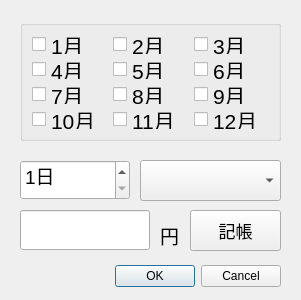
<?xml version="1.0" encoding="UTF-8"?>
<ui version="4.0">
 <class>BulkInsertionDialog</class>
 <widget class="QDialog" name="BulkInsertionDialog">
  <property name="geometry">
   <rect>
    <x>0</x>
    <y>0</y>
    <width>301</width>
    <height>300</height>
   </rect>
  </property>
  <property name="minimumSize">
   <size>
    <width>0</width>
    <height>0</height>
   </size>
  </property>
  <property name="maximumSize">
   <size>
    <width>400</width>
    <height>300</height>
   </size>
  </property>
  <property name="windowTitle">
   <string>月を指定して一括登録</string>
  </property>
  <widget class="QDialogButtonBox" name="buttonBox">
   <property name="geometry">
    <rect>
     <x>20</x>
     <y>260</y>
     <width>261</width>
     <height>32</height>
    </rect>
   </property>
   <property name="orientation">
    <enum>Qt::Horizontal</enum>
   </property>
   <property name="standardButtons">
    <set>QDialogButtonBox::Cancel|QDialogButtonBox::Ok</set>
   </property>
  </widget>
  <widget class="QGroupBox" name="grpBx_monthSelector">
   <property name="geometry">
    <rect>
     <x>20</x>
     <y>20</y>
     <width>261</width>
     <height>121</height>
    </rect>
   </property>
   <property name="font">
    <font>
     <pointsize>16</pointsize>
    </font>
   </property>
   <property name="checkable">
    <bool>false</bool>
   </property>
   <property name="checked">
    <bool>false</bool>
   </property>
   <layout class="QGridLayout" name="gridLayout">
    <item row="0" column="1">
     <widget class="QCheckBox" name="checkBox_month2">
      <property name="font">
       <font>
        <pointsize>16</pointsize>
       </font>
      </property>
      <property name="text">
       <string>2月</string>
      </property>
     </widget>
    </item>
    <item row="1" column="0">
     <widget class="QCheckBox" name="checkBox_month4">
      <property name="font">
       <font>
        <pointsize>16</pointsize>
       </font>
      </property>
      <property name="text">
       <string>4月</string>
      </property>
     </widget>
    </item>
    <item row="1" column="1">
     <widget class="QCheckBox" name="checkBox_month5">
      <property name="font">
       <font>
        <pointsize>16</pointsize>
       </font>
      </property>
      <property name="text">
       <string>5月</string>
      </property>
     </widget>
    </item>
    <item row="0" column="2">
     <widget class="QCheckBox" name="checkBox_month3">
      <property name="font">
       <font>
        <pointsize>16</pointsize>
       </font>
      </property>
      <property name="text">
       <string>3月</string>
      </property>
     </widget>
    </item>
    <item row="2" column="0">
     <widget class="QCheckBox" name="checkBox_month7">
      <property name="font">
       <font>
        <pointsize>16</pointsize>
       </font>
      </property>
      <property name="text">
       <string>7月</string>
      </property>
     </widget>
    </item>
    <item row="1" column="2">
     <widget class="QCheckBox" name="checkBox_month6">
      <property name="font">
       <font>
        <pointsize>16</pointsize>
       </font>
      </property>
      <property name="text">
       <string>6月</string>
      </property>
     </widget>
    </item>
    <item row="2" column="1">
     <widget class="QCheckBox" name="checkBox_month8">
      <property name="font">
       <font>
        <pointsize>16</pointsize>
       </font>
      </property>
      <property name="text">
       <string>8月</string>
      </property>
     </widget>
    </item>
    <item row="2" column="2">
     <widget class="QCheckBox" name="checkBox_month9">
      <property name="font">
       <font>
        <pointsize>16</pointsize>
       </font>
      </property>
      <property name="text">
       <string>9月</string>
      </property>
     </widget>
    </item>
    <item row="0" column="0">
     <widget class="QCheckBox" name="checkBox_month1">
      <property name="font">
       <font>
        <pointsize>16</pointsize>
       </font>
      </property>
      <property name="text">
       <string>1月</string>
      </property>
     </widget>
    </item>
    <item row="3" column="0">
     <widget class="QCheckBox" name="checkBox_month10">
      <property name="font">
       <font>
        <pointsize>16</pointsize>
       </font>
      </property>
      <property name="text">
       <string>10月</string>
      </property>
     </widget>
    </item>
    <item row="3" column="1">
     <widget class="QCheckBox" name="checkBox_month11">
      <property name="font">
       <font>
        <pointsize>16</pointsize>
       </font>
      </property>
      <property name="text">
       <string>11月</string>
      </property>
     </widget>
    </item>
    <item row="3" column="2">
     <widget class="QCheckBox" name="checkBox_month12">
      <property name="font">
       <font>
        <pointsize>16</pointsize>
       </font>
      </property>
      <property name="text">
       <string>12月</string>
      </property>
     </widget>
    </item>
   </layout>
  </widget>
  <widget class="QDateEdit" name="dateEdit_dayInputSelector">
   <property name="geometry">
    <rect>
     <x>20</x>
     <y>160</y>
     <width>110</width>
     <height>40</height>
    </rect>
   </property>
   <property name="font">
    <font>
     <pointsize>14</pointsize>
    </font>
   </property>
   <property name="displayFormat">
    <string>d日</string>
   </property>
  </widget>
  <widget class="QLineEdit" name="lineEdit_amountEntryField">
   <property name="geometry">
    <rect>
     <x>20</x>
     <y>210</y>
     <width>130</width>
     <height>40</height>
    </rect>
   </property>
   <property name="font">
    <font>
     <pointsize>16</pointsize>
     <weight>50</weight>
     <bold>false</bold>
    </font>
   </property>
  </widget>
  <widget class="QLabel" name="_label_yen">
   <property name="geometry">
    <rect>
     <x>160</x>
     <y>220</y>
     <width>21</width>
     <height>31</height>
    </rect>
   </property>
   <property name="font">
    <font>
     <pointsize>14</pointsize>
    </font>
   </property>
   <property name="text">
    <string>円</string>
   </property>
  </widget>
  <widget class="QPushButton" name="pshBtn_registrationAction">
   <property name="geometry">
    <rect>
     <x>190</x>
     <y>210</y>
     <width>91</width>
     <height>41</height>
    </rect>
   </property>
   <property name="font">
    <font>
     <pointsize>13</pointsize>
    </font>
   </property>
   <property name="text">
    <string>記帳</string>
   </property>
  </widget>
  <widget class="QComboBox" name="cmbBx_accountSelector">
   <property name="geometry">
    <rect>
     <x>140</x>
     <y>160</y>
     <width>141</width>
     <height>41</height>
    </rect>
   </property>
   <property name="font">
    <font>
     <pointsize>14</pointsize>
    </font>
   </property>
  </widget>
 </widget>
 <resources/>
 <connections>
  <connection>
   <sender>buttonBox</sender>
   <signal>accepted()</signal>
   <receiver>BulkInsertionDialog</receiver>
   <slot>accept()</slot>
   <hints>
    <hint type="sourcelabel">
     <x>248</x>
     <y>254</y>
    </hint>
    <hint type="destinationlabel">
     <x>157</x>
     <y>274</y>
    </hint>
   </hints>
  </connection>
  <connection>
   <sender>buttonBox</sender>
   <signal>rejected()</signal>
   <receiver>BulkInsertionDialog</receiver>
   <slot>reject()</slot>
   <hints>
    <hint type="sourcelabel">
     <x>316</x>
     <y>260</y>
    </hint>
    <hint type="destinationlabel">
     <x>286</x>
     <y>274</y>
    </hint>
   </hints>
  </connection>
 </connections>
</ui>
